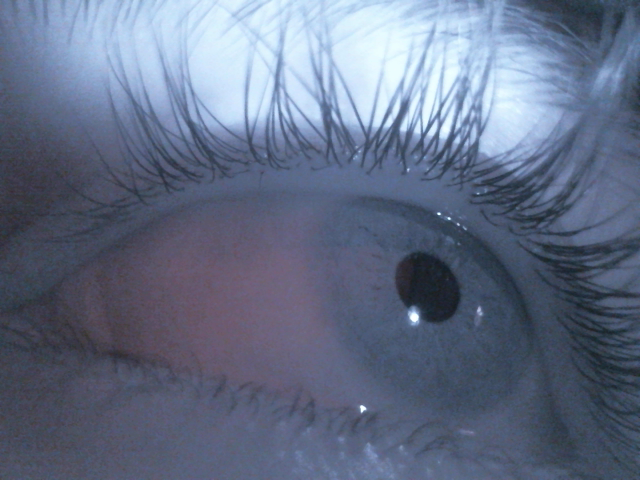
#> input picture test.png, 640 x 480 px, found by its file name
$ python PupilFit_GUI.py
#> lines starting #> are read from the running program, lines starting #| are printed output that depends on the picture
#> further down, img is the input picture: shape (480, 640, 3); mean B, G, R 134, 110.4, 99.5
import tkinter as tk
import numpy as np
import cv2
from PIL import Image,ImageTk
class GUI:
    def __init__(self,img,root):
        self.root = root
        b, g, r = cv2.split(img)
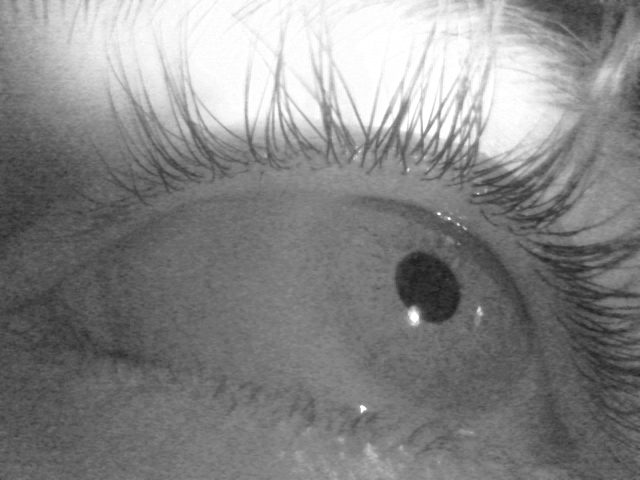
#> b: shape (480, 640); min 30, max 255, mean 134
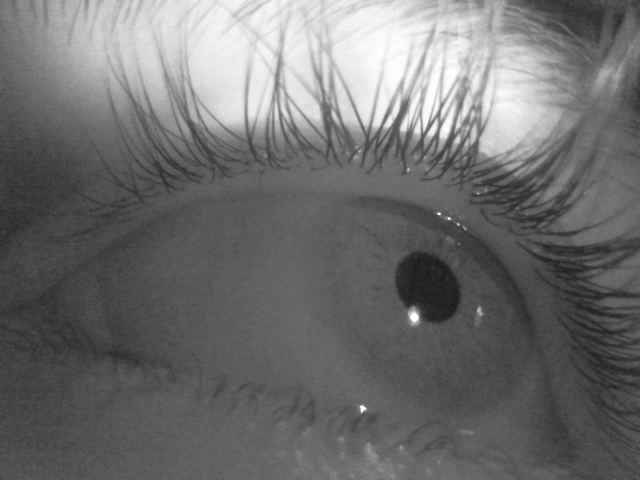
#> g: shape (480, 640); min 25, max 255, mean 110.4
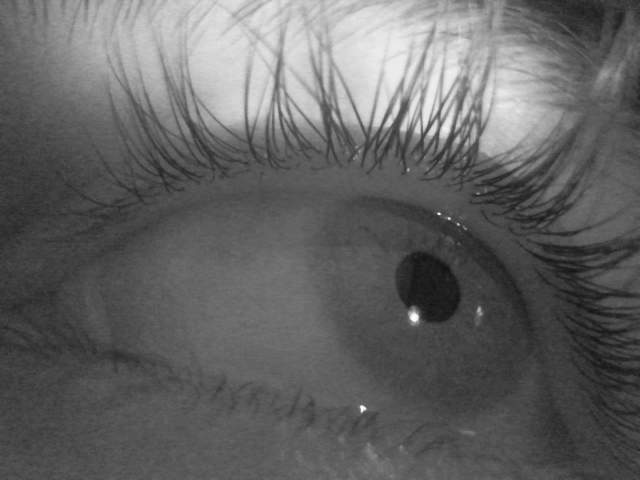
#> r: shape (480, 640); min 17, max 252, mean 99.5
        merged = cv2.merge((r, g, b))
        im = Image.fromarray(merged)
        imgtk = ImageTk.PhotoImage(image=im)
        tk.Label(self.root,image=imgtk).grid(row=1,column=1)
        slider1 = tk.Scale(self.root,from_=0, to=200,orient=tk.HORIZONTAL)
        slider1.grid(row=0,column=2)


## Test ERE ##

img = cv2.imread("/home/avaneesh/PycharmProjects/realiyes/test.png")
root = tk.Tk()
test = GUI(img,root)
root.mainloop()

$ run again, with glanced.png copied over test.png
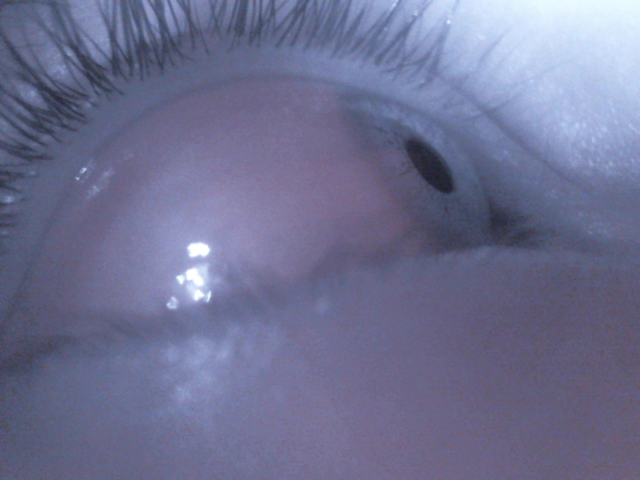
#> input picture glanced.png, 640 x 480 px, found by its file name
#> img is the input picture: shape (480, 640, 3); mean B, G, R 146, 112.8, 110.6
#> in __init__, `b, g, r = cv2.split(img)`:
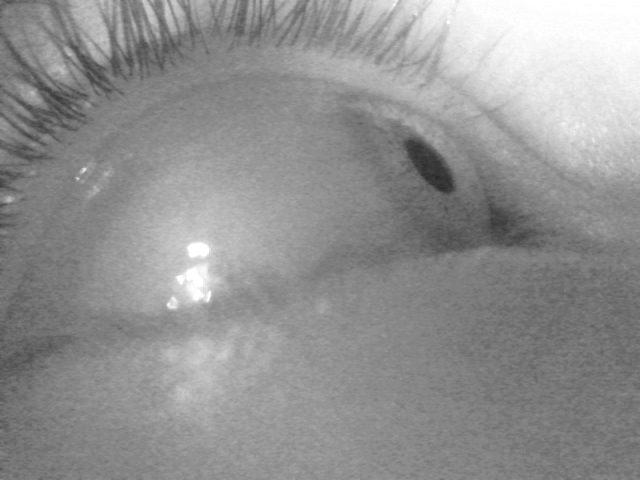
#> b: shape (480, 640); min 40, max 255, mean 146
#> in __init__, `b, g, r = cv2.split(img)`:
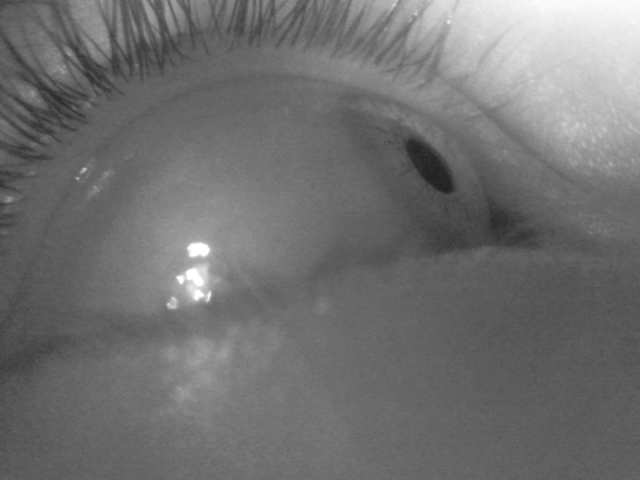
#> g: shape (480, 640); min 31, max 255, mean 112.8
